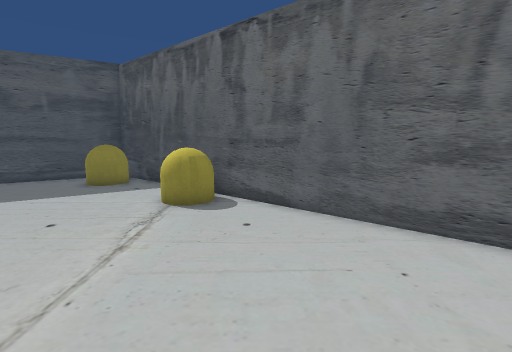
view 1 (above)

19 first-person views from a walk through a Unity game level. The camera is 1.2 m above the floor, tilts 8° down and sees 85° across. The floor is counted in squares, 0.5 m on a side. Each view is taken from the middle of a square. On the plan, view 1 faces up. The plan holds only what a view shows up to about 18 squares ahead; the rest is blank. The place goes on beyond the plan. The player character is not drawn.

view 2
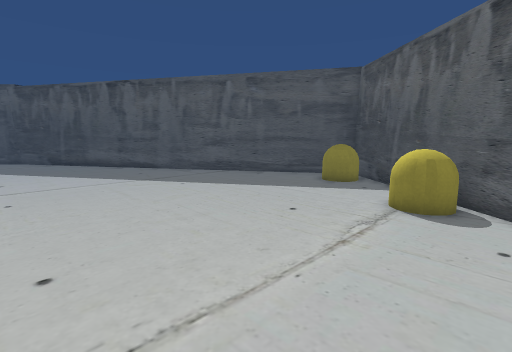

view 3
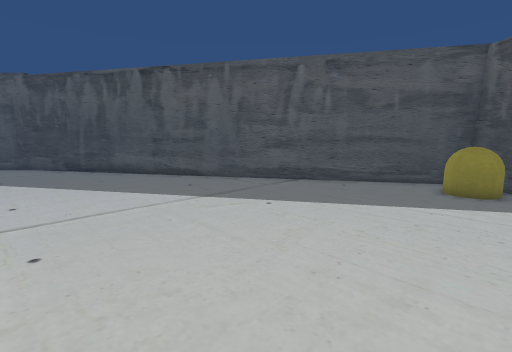

view 4
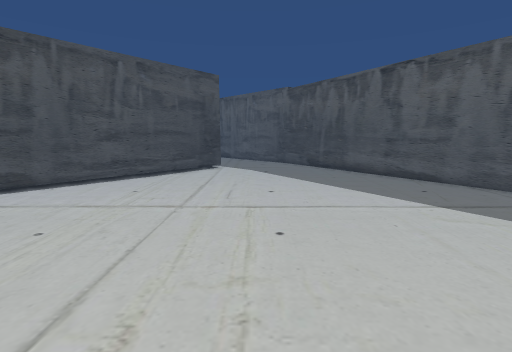

view 5
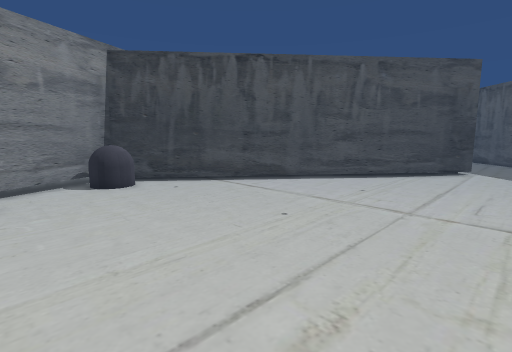

view 6
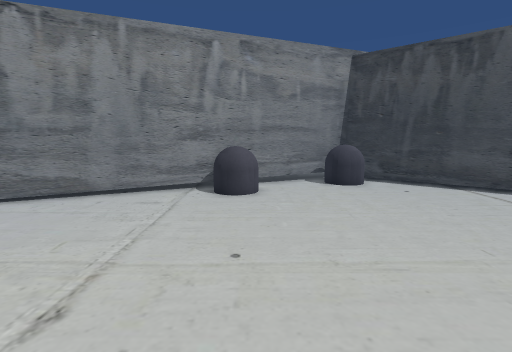

view 7
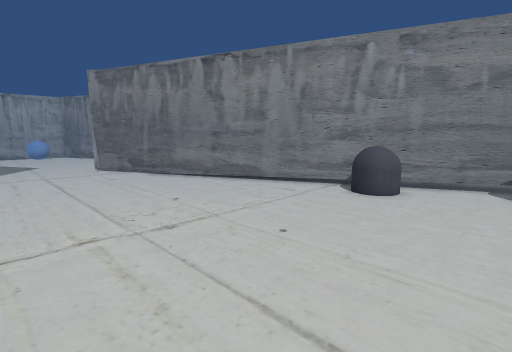

view 8
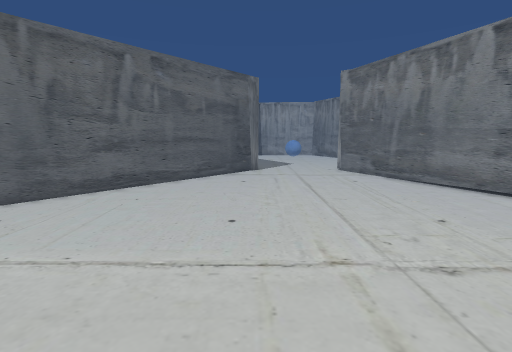

view 9
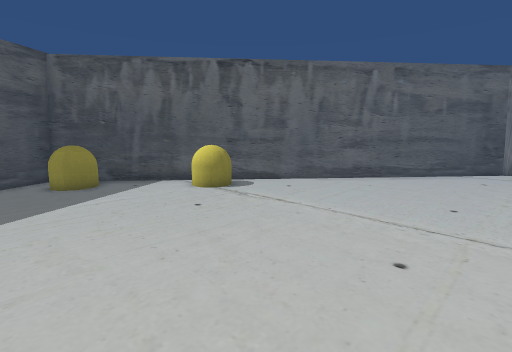

view 10
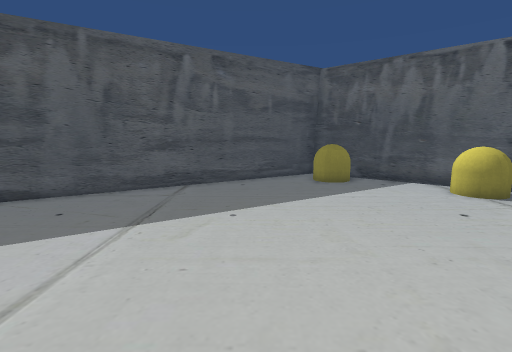

view 11
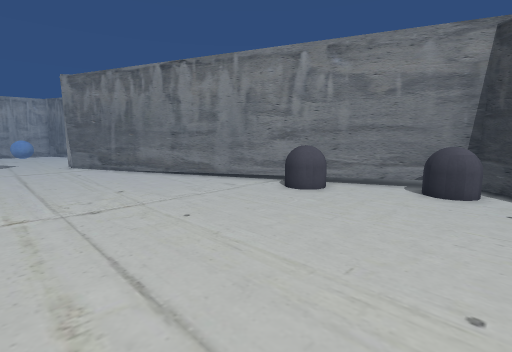

view 12
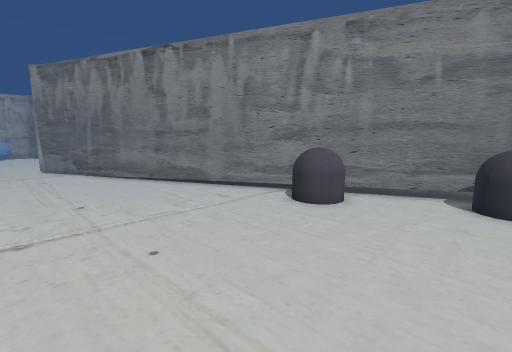

view 13
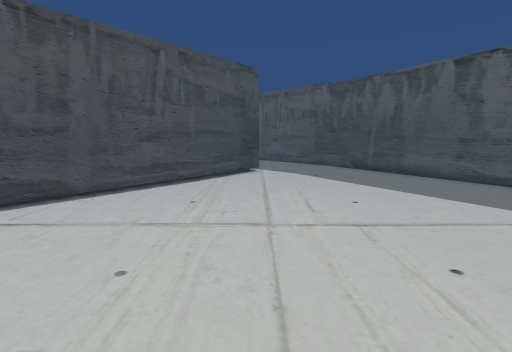

view 14
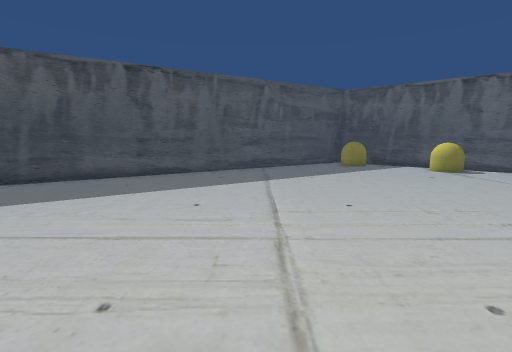

view 15
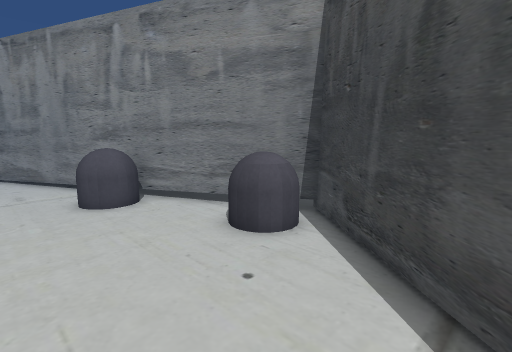

view 16
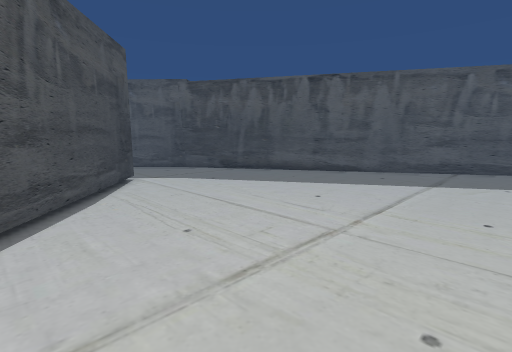

view 17
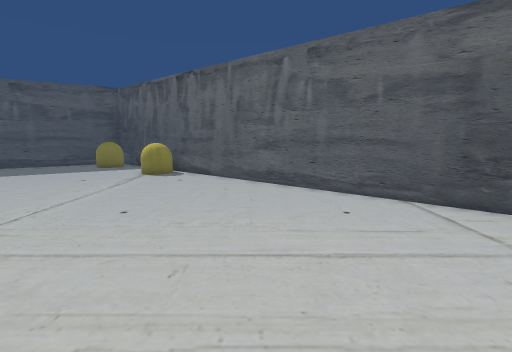

view 18
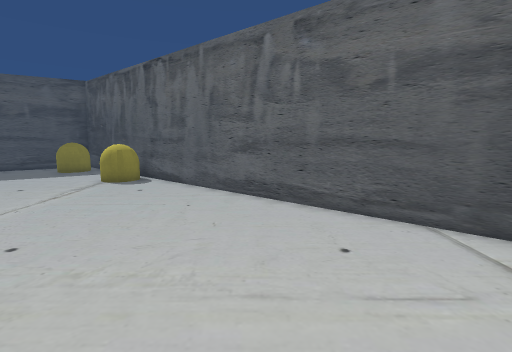

view 19
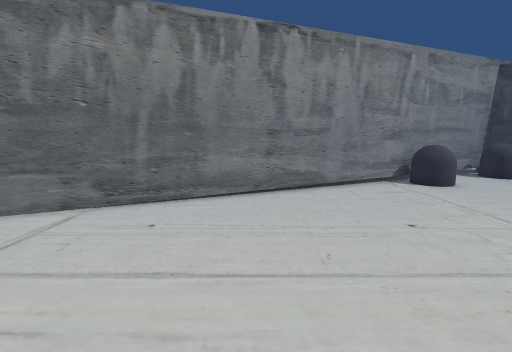

### Floor plan
Points are (right, up) in squares from view 1. A wall is a line through its corners. A room is listed if a view was taken in it or the views show most of it. See-through windows are left out.
Room 1 (views 1, 2, 3, 4, 5, 6, 7, 8, 9, 10, 11, 12, 13, 14, 15, 16, 17, 18, 19)
walls: (-9.1, 16.6) (-26.5, 5.8); (-26.5, -4) (-11.3, -16.5) (10.5, -6.7); (10.6, 1.5) (-7.5, 16.6)
objects: grey capsule (-12, -15) to (-10, -14); yellow capsule (-9, 14) to (-7, 15); grey capsule (-6, -13) to (-4, -11); yellow capsule (-4, 10) to (-2, 11)

Positions as (right, up) in squares from view 1, and headings:
1: (0, 0), facing up
2: (0, 0), facing up-left
3: (-6, 0), facing up-left
4: (-6, 0), facing left
5: (-6, 0), facing down-left
6: (-6, 0), facing down
7: (-10, 0), facing down-right
8: (-8, 0), facing right
9: (-11, -1), facing up-right
10: (-12, -1), facing up
11: (-13, -1), facing down-right
12: (-11, -3), facing down-right
13: (-8, -3), facing left
14: (-16, -9), facing up
15: (-16, -9), facing down-right
16: (-12, -9), facing up-left
17: (4, -8), facing up
18: (5, -5), facing up
19: (4, 2), facing down
